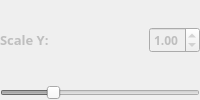
          <widget class="QWidget" name="scaleY_container" native="true">
           <property name="enabled">
            <bool>false</bool>
           </property>
           <layout class="QVBoxLayout" name="scaleX_verticalLayout_2">
            <property name="spacing">
             <number>4</number>
            </property>
            <property name="leftMargin">
             <number>0</number>
            </property>
            <property name="topMargin">
             <number>0</number>
            </property>
            <property name="rightMargin">
             <number>0</number>
            </property>
            <property name="bottomMargin">
             <number>0</number>
            </property>
            <item>
             <widget class="QWidget" name="scaleY_topContainer" native="true">
              <layout class="QHBoxLayout" name="scaleX_top_horizontalLayout_2">
               <property name="leftMargin">
                <number>0</number>
               </property>
               <property name="topMargin">
                <number>0</number>
               </property>
               <property name="rightMargin">
                <number>0</number>
               </property>
               <property name="bottomMargin">
                <number>0</number>
               </property>
               <item>
                <widget class="QLabel" name="scaleY_label">
                 <property name="sizePolicy">
                  <sizepolicy hsizetype="Expanding" vsizetype="Fixed">
                   <horstretch>0</horstretch>
                   <verstretch>0</verstretch>
                  </sizepolicy>
                 </property>
                 <property name="font">
                  <font>
                   <family>Segoe UI Semibold</family>
                   <pointsize>10</pointsize>
                   <weight>75</weight>
                   <bold>true</bold>
                  </font>
                 </property>
                 <property name="styleSheet">
                  <string notr="true"/>
                 </property>
                 <property name="text">
                  <string>Scale Y:</string>
                 </property>
                 <property name="alignment">
                  <set>Qt::AlignLeading|Qt::AlignLeft|Qt::AlignTop</set>
                 </property>
                 <property name="margin">
                  <number>0</number>
                 </property>
                </widget>
               </item>
               <item>
                <widget class="QDoubleSpinBox" name="scaleY_spinBox">
                 <property name="font">
                  <font>
                   <family>Segoe UI Semibold</family>
                   <pointsize>9</pointsize>
                   <weight>75</weight>
                   <bold>true</bold>
                  </font>
                 </property>
                 <property name="styleSheet">
                  <string notr="true"/>
                 </property>
                 <property name="frame">
                  <bool>true</bool>
                 </property>
                 <property name="maximum">
                  <double>4.000000000000000</double>
                 </property>
                 <property name="singleStep">
                  <double>0.010000000000000</double>
                 </property>
                 <property name="value">
                  <double>1.000000000000000</double>
                 </property>
                </widget>
               </item>
              </layout>
             </widget>
            </item>
            <item>
             <widget class="QSlider" name="scaleY_slider">
              <property name="minimum">
               <number>0</number>
              </property>
              <property name="maximum">
               <number>400</number>
              </property>
              <property name="value">
               <number>100</number>
              </property>
              <property name="orientation">
               <enum>Qt::Horizontal</enum>
              </property>
             </widget>
            </item>
           </layout>
          </widget>
